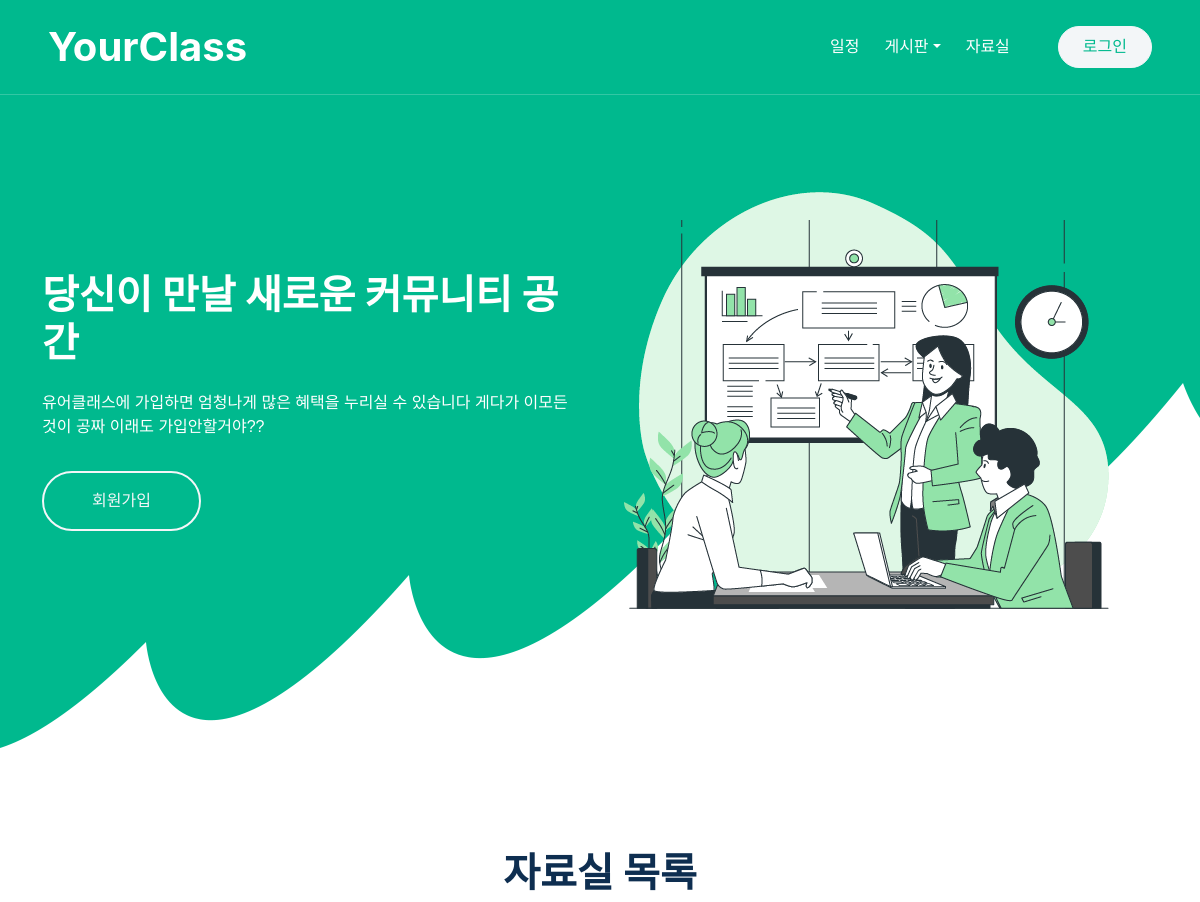
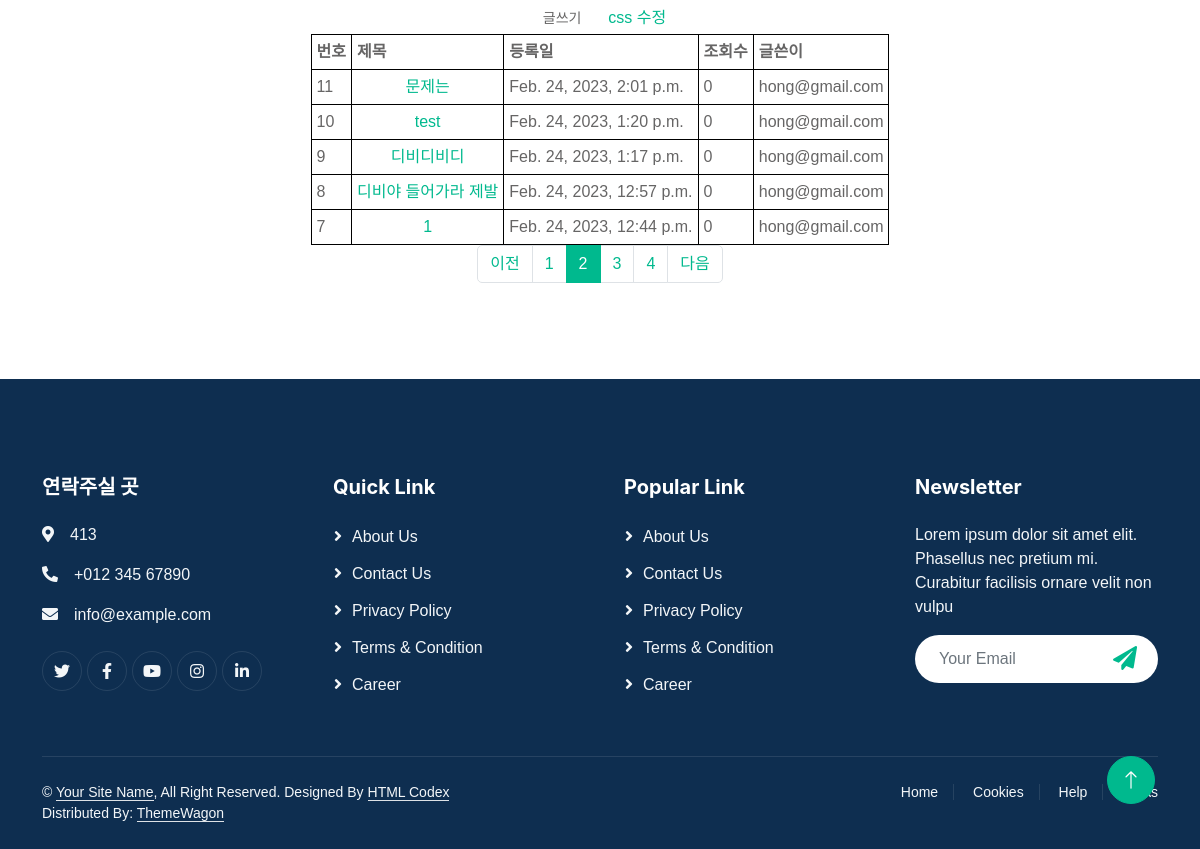
The app's page /YourClass/postList/?page=2 with its own data (2 pictures, top to bottom).
### YourClass/models.py (models this page shows)
class Post(models.Model):
    Post_id = models.AutoField(primary_key=True)
    category = models.ForeignKey('Categories', on_delete=models.CASCADE)
    title = models.CharField(max_length=50)
    content = models.TextField()
    file = models.FileField(upload_to=get_file_path, null=True, blank=True, verbose_name='파일')
    filename = models.CharField(max_length=64, null=True, verbose_name='첨부파일명')
    date = models.DateTimeField()
    viewcount = models.TextField(default=0)
    email = models.ForeignKey('Member', on_delete=models.CASCADE)

### YourClass/views.py (the view)
# urls.py: path('postList/', views.post_list, name='post_list'),
def post_list(request):
    template = loader.get_template('post_list.html')
    page = request.GET.get('page', '1')  # 페이지
    posts = Post.objects.all().order_by('-Post_id').values()
    paginator = Paginator(posts, 5)  # 페이지당 2개씩 보여주기
    page_obj = paginator.get_page(page)
    context = {
        'post_list': page_obj,
    }
    return HttpResponse(template.render(context, request))

### YourClass/templates/post_list.html (shortened to what this page needs)
<!DOCTYPE html>
{% load static %}
<html lang="en">
<head>
    <link href="https://cdnjs.cloudflare.com/ajax/libs/font-awesome/5.10.0/css/all.min.css" rel="stylesheet">
    <link href="https://cdn.jsdelivr.net/npm/bootstrap-icons@1.4.1/font/bootstrap-icons.css" rel="stylesheet">
    <link href="{% static 'lib/animate/animate.min.css'%}" rel="stylesheet">
    <link href="{% static 'lib/owlcarousel/assets/owl.carousel.min.css'%}" rel="stylesheet">
    <link href="{% static 'css/bootstrap.min.css'%}" rel="stylesheet">
    <link href="{% static 'css/style.css'%}" rel="stylesheet">
</head>
<body>
    <div class="container-xxl bg-white p-0">
        <div class="container-xxl position-relative p-0">
            <nav class="navbar navbar-expand-lg navbar-light px-4 px-lg-5 py-3 py-lg-0">
                <a href="index" class="navbar-brand p-0">
                    <h1 class="m-0">YourClass</h1>
                </a>
                <div class="collapse navbar-collapse" id="navbarCollapse">
                    <div class="navbar-nav ms-auto py-0">
                        <a href="calendar" class="nav-item nav-link">일정</a>
                        <div class="nav-item dropdown">
                            <a href="#" class="nav-link dropdown-toggle" data-bs-toggle="dropdown">게시판</a>
                        </div>
                        <a href="{% url 'post_list' %}" class="nav-item nav-link">자료실</a>
                    </div>
                    <a href="login" class="btn btn-light rounded-pill text-primary py-2 px-4 ms-lg-5">로그인</a>
                </div>
            </nav>
            <div class="container-xxl bg-primary hero-header">
                <div class="container">
                    <div class="row g-5 align-items-center">
                        <div class="col-lg-6 text-center text-lg-start">
							{% if session %}
                                <h1 class="text-white mb-4 animated zoomIn"> 환영합니다 {{classname}} 입니다</h1>
							{% else %}
                                <h1 class="text-white mb-4 animated zoomIn">당신이 만날 새로운 커뮤니티 공간</h1>
							{% endif %}
                            <p class="text-white pb-3 animated zoomIn">유어클래스에 가입하면 엄청나게 많은 혜택을 누리실 수 있습니다 게다가 이모든것이 공짜 이래도 가입안할거야??</p>
                            <a href="signup" class="btn btn-outline-light rounded-pill border-2 py-3 px-5 animated slideInRight">회원가입</a>
                        </div>
                        <div class="col-lg-6 text-center text-lg-start">
                            <img class="static 'img-fluid animated zoomIn" src="{% static 'img/hero.png'%}" alt="">
                        </div>
                    </div>
                </div>
            </div>
        </div>
        <div>
            <center>
                <h1>
                    자료실 목록
                </h1>
                <a href="{% url 'post_write' %}"  class="btn btn-sm">글쓰기</a> &nbsp;&nbsp;
                <a href="">css 수정</a><br/>
                <table>
                    <tr>
                        <th>번호</th>
                        <th>제목</th>
                        <th>등록일</th>
                        <th>조회수</th>
                        <th>글쓴이</th>
                    </tr>
                    {% for post in post_list %}
                    <tr>
                        <td>{{post.Post_id}}</td>
                        <td align='center'><a href="{{post.Post_id}}">{{post.title}}</a></td>
                        <td>{{post.date}}</td>
                        <td>{{post.viewcount}}</td>
                        <td align='center'>{{post.email_id}}</td>
                    </tr>
                    {% endfor %}
                </table>
                <ul class="pagination justify-content-center">
                    {% if post_list.has_previous %}
                    <li class="page-item">
                        <a class="page-link" href="?page={{ post_list.previous_page_number }}">이전</a>
                    </li>
                    {% else %}
                    <li class="page-item disabled">
                        <a class="page-link" tabindex="-1" aria-disabled="true" href="#">이전</a>
                    </li>
                    {% endif %}
                    {% for page_number in post_list.paginator.page_range %}
                    {% if page_number == post_list.number %}
                    <li class="page-item active" aria-current="page">
                        <a class="page-link" href="?page={{ page_number }}">{{ page_number }}</a>
                    </li>
                    {% else %}
                    <li class="page-item">
                        <a class="page-link" href="?page={{ page_number }}">{{ page_number }}</a>
                    </li>
                    {% endif %}
                    {% endfor %}
                    {% if post_list.has_next %}
                    <li class="page-item">
                        <a class="page-link" href="?page={{ post_list.next_page_number }}">다음</a>
                    </li>
                    {% else %}
                    <li class="page-item disabled">
                        <a class="page-link" tabindex="-1" aria-disabled="true" href="#">다음</a>
                    </li>
                    {% endif %}
                </ul>
            </center>
        </div>
        <div class="container-fluid bg-dark text-light footer pt-5 wow fadeIn" data-wow-delay="0.1s" style="margin-top: 6rem;">
            <div class="container py-5">
                <div class="row g-5">
                    <div class="col-md-6 col-lg-3">
                        <h5 class="text-white mb-4">연락주실 곳</h5>
                        <p><i class="fa fa-map-marker-alt me-3"></i>413</p>
                        <p><i class="fa fa-phone-alt me-3"></i>+012 345 67890</p>
                        <p><i class="fa fa-envelope me-3"></i>info@example.com</p>
                        <div class="d-flex pt-2">
                            <a class="btn btn-outline-light btn-social" href=""><i class="fab fa-twitter"></i></a>
                            <a class="btn btn-outline-light btn-social" href=""><i class="fab fa-facebook-f"></i></a>
                            <a class="btn btn-outline-light btn-social" href=""><i class="fab fa-youtube"></i></a>
                            <a class="btn btn-outline-light btn-social" href=""><i class="fab fa-instagram"></i></a>
                            <a class="btn btn-outline-light btn-social" href=""><i class="fab fa-linkedin-in"></i></a>
                        </div>
                    </div>
                    <div class="col-md-6 col-lg-3">
                        <h5 class="text-white mb-4">Quick Link</h5>
                        <a class="btn btn-link" href="">About Us</a>
                        <a class="btn btn-link" href="">Contact Us</a>
                        <a class="btn btn-link" href="">Privacy Policy</a>
                        <a class="btn btn-link" href="">Terms & Condition</a>
                        <a class="btn btn-link" href="">Career</a>
                    </div>
                    <div class="col-md-6 col-lg-3">
                        <h5 class="text-white mb-4">Popular Link</h5>
                        <a class="btn btn-link" href="">About Us</a>
                        <a class="btn btn-link" href="">Contact Us</a>
                        <a class="btn btn-link" href="">Privacy Policy</a>
                        <a class="btn btn-link" href="">Terms & Condition</a>
                        <a class="btn btn-link" href="">Career</a>
                    </div>
                    <div class="col-md-6 col-lg-3">
                        <h5 class="text-white mb-4">Newsletter</h5>
                        <p>Lorem ipsum dolor sit amet elit. Phasellus nec pretium mi. Curabitur facilisis ornare velit non vulpu</p>
                        <div class="position-relative w-100 mt-3">
                            <input class="form-control border-0 rounded-pill w-100 ps-4 pe-5" type="text" placeholder="Your Email" style="height: 48px;">
                            <button type="button" class="btn shadow-none position-absolute top-0 end-0 mt-1 me-2"><i class="fa fa-paper-plane text-primary fs-4"></i></button>
                        </div>
                    </div>
                </div>
            </div>
            <div class="container">
                <div class="copyright">
                    <div class="row">
                        <div class="col-md-6 text-center text-md-start mb-3 mb-md-0">
                            &copy; <a class="border-bottom" href="#">Your Site Name</a>, All Right Reserved.
							Designed By <a class="border-bottom" href="https://htmlcodex.com">HTML Codex</a>
                            <br>Distributed By: <a class="border-bottom" href="https://themewagon.com" target="_blank">ThemeWagon</a>
                        </div>
                        <div class="col-md-6 text-center text-md-end">
                            <div class="footer-menu">
                                <a href="">Home</a>
                                <a href="">Cookies</a>
                                <a href="">Help</a>
                                <a href="">FQAs</a>
                            </div>
                        </div>
                    </div>
                </div>
            </div>
        </div>
        <a href="#" class="btn btn-lg btn-primary btn-lg-square back-to-top"><i class="bi bi-arrow-up"></i></a>
    </div>
</body>
</html>

### YourClass/static/css/style.css (style rules this page uses)
:root { --primary: #00B98E; --light: #F3F6F8; --dark: #0E2E50; }
.back-to-top { position: fixed; display: none; right: 45px; bottom: 45px; z-index: 99; }
.btn { font-weight: 500; transition: .5s; }
.btn.btn-primary, .btn.btn-outline-primary:hover { color: #FFFFFF; }
.btn-lg-square { width: 48px; height: 48px; }
.btn-square, .btn-sm-square, .btn-lg-square { padding: 0; display: flex; align-items: center; justify-content: center; font-weight: normal; border-radius: 50px; }
.navbar .navbar-nav .nav-link { position: relative; margin-left: 25px; padding: 35px 0; color: #FFFFFF; font-weight: 500; outline: none; transition: .5s; }
.navbar .navbar-brand h1 { color: #FFFFFF; }
@media (min-width: 992px) { .navbar { position: absolute; width: 100%; top: 0; left: 0; border-bottom: 1px solid rgba(256, 256, 256, .2); z-index: 999; } }
@media (min-width: 992px) { .navbar .navbar-nav .nav-link::before { position: absolute; content: ""; width: 100%; height: 2px; bottom: 10px; left: 0; background: #FFFFFF; opacity: 0; transition: .5s; } }
.hero-header { margin-bottom: 6rem; padding: 12rem 0 9rem 0; background: url(../img/shape-bottom.png) center bottom no-repeat; }
.footer .btn.btn-social { margin-right: 5px; width: 40px; height: 40px; display: flex; align-items: center; justify-content: center; color: var(--light); border: 1px solid rgba(256, 256, 256, .1); border-radius: 40px; transition: .3s; }
.footer .btn.btn-link { display: block; margin-bottom: 10px; padding: 0; text-align: left; color: var(--light); font-weight: normal; transition: .3s; }
.footer .btn.btn-link::before { position: relative; content: "\f105"; font-family: "Font Awesome 5 Free"; font-weight: 900; margin-right: 10px; }
.footer .copyright { padding: 25px 0; font-size: 14px; border-top: 1px solid rgba(256, 256, 256, .1); }
.footer .copyright a { color: var(--light); }
.footer .footer-menu a { margin-right: 15px; padding-right: 15px; border-right: 1px solid rgba(255, 255, 255, .1); }
.footer .footer-menu a:last-child { margin-right: 0; padding-right: 0; border-right: none; }

### YourClass/templates/post_list.html (style rules this page uses)
table, th, td { border: 1px solid black; border-collapse: collapse; }
th, td { padding: 5px; }

### records on screen
Post: Post_id "11", title "문제는", date "Feb. 24, 2023, 2:01 p.m.", viewcount "0", email_id "hong@gmail.com"
Post: Post_id "10", title "test", date "Feb. 24, 2023, 1:20 p.m.", viewcount "0", email_id "hong@gmail.com"
Post: Post_id "9", title "디비디비디", date "Feb. 24, 2023, 1:17 p.m.", viewcount "0", email_id "hong@gmail.com"
Post: Post_id "8", title "디비야 들어가라 제발", date "Feb. 24, 2023, 12:57 p.m.", viewcount "0", email_id "hong@gmail.com"
Post: Post_id "7", title "1", date "Feb. 24, 2023, 12:44 p.m.", viewcount "0", email_id "hong@gmail.com"

### other values on screen
{{ page_number }} "1" "3" "4"
{{ page_number }} "2"
